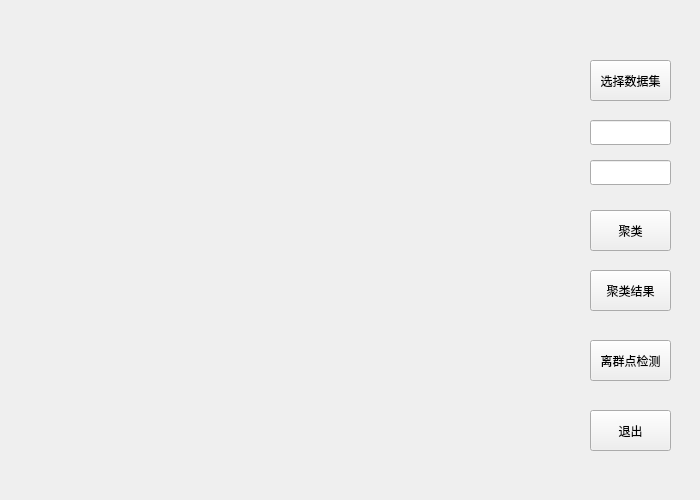
<?xml version="1.0" encoding="UTF-8"?>
<ui version="4.0">
 <class>visualization</class>
 <widget class="QMainWindow" name="visualization">
  <property name="geometry">
   <rect>
    <x>0</x>
    <y>0</y>
    <width>700</width>
    <height>500</height>
   </rect>
  </property>
  <property name="minimumSize">
   <size>
    <width>700</width>
    <height>500</height>
   </size>
  </property>
  <property name="maximumSize">
   <size>
    <width>700</width>
    <height>500</height>
   </size>
  </property>
  <property name="windowTitle">
   <string>visualization</string>
  </property>
  <widget class="QWidget" name="centralWidget">
   <widget class="QPushButton" name="choose_data">
    <property name="geometry">
     <rect>
      <x>590</x>
      <y>60</y>
      <width>81</width>
      <height>41</height>
     </rect>
    </property>
    <property name="text">
     <string>选择数据集</string>
    </property>
   </widget>
   <widget class="QPushButton" name="K_mean">
    <property name="geometry">
     <rect>
      <x>590</x>
      <y>210</y>
      <width>81</width>
      <height>41</height>
     </rect>
    </property>
    <property name="text">
     <string>聚类</string>
    </property>
   </widget>
   <widget class="QCustomPlot" name="Coordinate" native="true">
    <property name="geometry">
     <rect>
      <x>20</x>
      <y>20</y>
      <width>551</width>
      <height>461</height>
     </rect>
    </property>
   </widget>
   <widget class="QPushButton" name="pushButton_5">
    <property name="geometry">
     <rect>
      <x>590</x>
      <y>270</y>
      <width>81</width>
      <height>41</height>
     </rect>
    </property>
    <property name="text">
     <string>聚类结果</string>
    </property>
   </widget>
   <widget class="QPushButton" name="pushButton_6">
    <property name="geometry">
     <rect>
      <x>590</x>
      <y>340</y>
      <width>81</width>
      <height>41</height>
     </rect>
    </property>
    <property name="text">
     <string>离群点检测</string>
    </property>
   </widget>
   <widget class="QPushButton" name="pushButton_3">
    <property name="geometry">
     <rect>
      <x>590</x>
      <y>410</y>
      <width>81</width>
      <height>41</height>
     </rect>
    </property>
    <property name="text">
     <string>退出</string>
    </property>
   </widget>
   <widget class="QLabel" name="evaluate">
    <property name="geometry">
     <rect>
      <x>600</x>
      <y>10</y>
      <width>81</width>
      <height>31</height>
     </rect>
    </property>
    <property name="text">
     <string/>
    </property>
   </widget>
   <widget class="QLineEdit" name="elta">
    <property name="geometry">
     <rect>
      <x>590</x>
      <y>120</y>
      <width>81</width>
      <height>25</height>
     </rect>
    </property>
   </widget>
   <widget class="QLineEdit" name="radius">
    <property name="geometry">
     <rect>
      <x>590</x>
      <y>160</y>
      <width>81</width>
      <height>25</height>
     </rect>
    </property>
   </widget>
  </widget>
 </widget>
 <layoutdefault spacing="6" margin="11"/>
 <customwidgets>
  <customwidget>
   <class>QCustomPlot</class>
   <extends>QWidget</extends>
   <header location="global">qcustomplot.h</header>
   <container>1</container>
  </customwidget>
 </customwidgets>
 <resources/>
 <connections/>
</ui>
